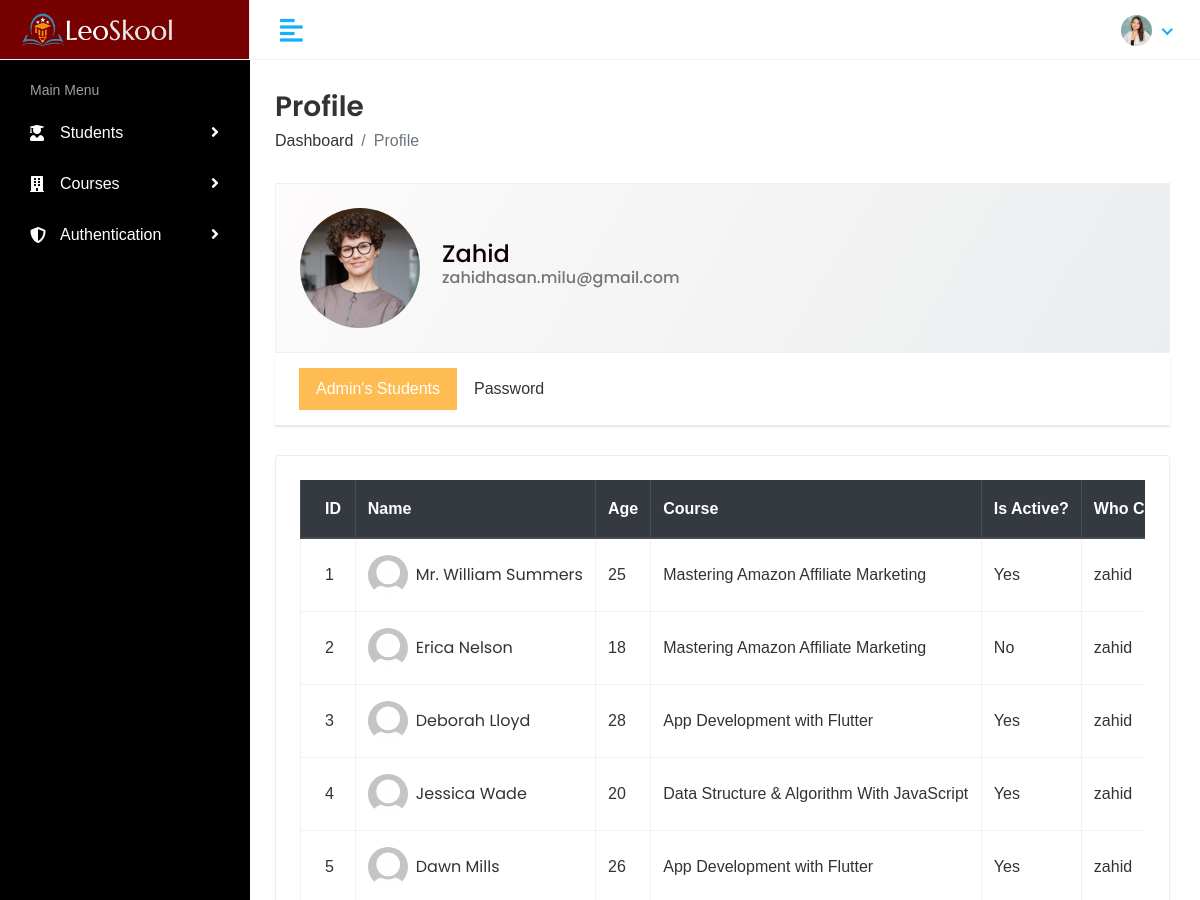
/profile/zahid/ (signed in, upper part), run on an earlier commit of the app's database.
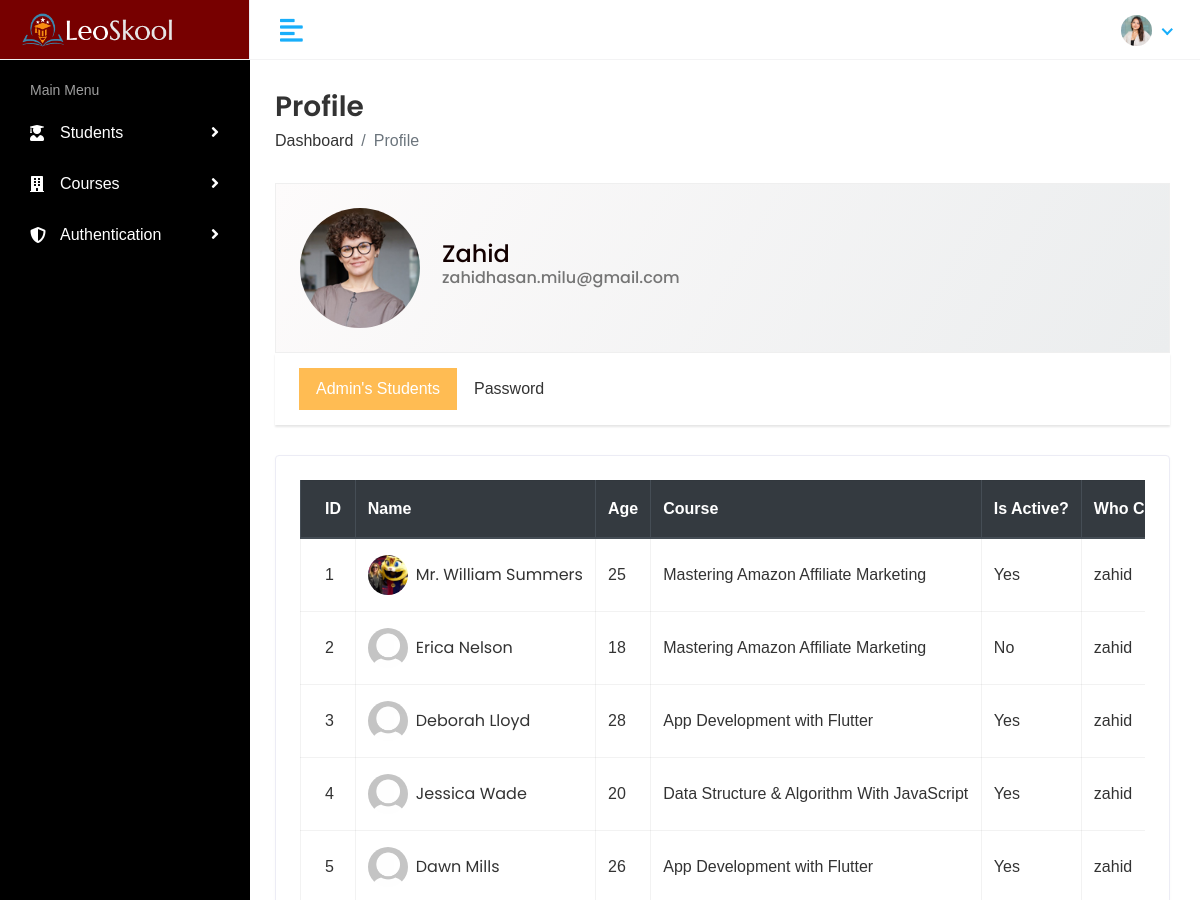
And on a later commit of the database.
### student/models.py (models this page shows, shortened)
class Student(models.Model):
    GENDER_CHOICES = (
        ('Male', 'Male'),
        ('Female', 'Female'),
    )
    COUNTRY_CHOICES = (
        ('Bangladesh', 'Bangladesh'),
        ('United States', 'United States'),
        ('United Kingdom', 'United Kingdom'),
        ('Germany', 'Germany'),
    )
    name = models.CharField(max_length=100)
    email = models.EmailField(unique=True)
    age = models.IntegerField(blank=False,null=False)
    address = models.TextField(max_length=255,blank=True, null=True)
    gender = models.CharField(max_length=10, choices=GENDER_CHOICES, blank=True, null=True)
    nationality = models.CharField(max_length=50, choices=COUNTRY_CHOICES, blank=True, null=True)
    phone = models.CharField(max_length=15)
    course = models.ForeignKey(Course, on_delete=models.CASCADE)
    photo = models.ImageField(upload_to=student_directory_path, default='profile_default.png')
    active = models.BooleanField(default=False)
    user = models.ForeignKey(User, on_delete=models.CASCADE, related_name='user_students')
    created_at = models.DateTimeField(auto_now_add=True)
    updated_at = models.DateTimeField(auto_now=True)

class Course(models.Model):
    name = models.CharField(max_length=100, unique=True)
    duration = models.IntegerField()
    fee = models.IntegerField()
    active = models.BooleanField(default=True)
    image = models.ImageField(upload_to=course_directory_path, default='Course_default.jpg')

### user_auth/views.py (the view)
# urls.py: path('profile/<str:username>/', views.User_Profile.as_view(), name='profile'),
class User_Profile(LoginRequiredMixin,ListView):
    model = Student
    template_name = "user_auth/profile.html"
    context_object_name = "students"  # Makes template code cleaner
    def get_queryset(self):
        username = self.kwargs.get("username")
        self.profile_user = get_object_or_404(User, username=username)  # Store user object
        return Student.objects.filter(user=self.profile_user)
    def get_context_data(self, **kwargs):
        context = super().get_context_data(**kwargs)
        context["profile_user"] = self.profile_user  # Avoid duplicate queries
        return context

### templates/user_auth/profile.html (shortened to what this page needs)
{% extends 'layout/base.html' %}
{% load static %}
{% block content %}
<div class="page-wrapper">
   <div class="content container-fluid">
      <div class="page-header">
         <div class="row">
            <div class="col">
               <h3 class="page-title">Profile</h3>
               <ul class="breadcrumb">
                  <li class="breadcrumb-item"><a href="index.html">Dashboard</a></li>
                  <li class="breadcrumb-item active">Profile</li>
               </ul>
            </div>
         </div>
      </div>
      <div class="row">
         <div class="col-md-12">
            <div class="profile-header">
               <div class="row align-items-center">
                  <div class="col-auto profile-image">
                     <a href="#">
                        <img class="rounded-circle" alt="User Image" src="{% static 'assets/img/profiles/avatar-02.jpg' %}">
                     </a>
                  </div>
                  <div class="col ml-md-n2 profile-user-info">
                     <h4 class="user-name mb-0">{{profile_user.username|capfirst}}</h4>
                     <h6 class="text-muted">{{profile_user.email}}</h6>
                  </div>
               </div>
            </div>
            <div class="profile-menu">
               <ul class="nav nav-tabs nav-tabs-solid">
                  <li class="nav-item">
                     <a class="nav-link active" data-toggle="tab" href="#per_details_tab">{{request.user.username|capfirst}}'s Students</a>
                  </li>
                  <li class="nav-item">
                     <a class="nav-link" data-toggle="tab" href="#password_tab">Password</a>
                  </li>
               </ul>
            </div>
            <div class="tab-content profile-tab-cont">
               <div class="tab-pane fade show active" id="per_details_tab">
                  <div class="row">
                     <div class="col-lg-12">
                        <div id="table-view">
                           <div class="row">
                              <div class="col-sm-12">
                                 <div class="card card-table">
                                    <div class="card-body">
                                       <div class="table-responsive">
                                          <table class="table table-hover table-bordered table-center mb-0 datatable">
                                             <thead class="thead-dark">
                                                <tr>
                                                   <th>ID</th>
                                                   <th>Name</th>
                                                   <th>Age</th>
                                                   <th>Course</th>
                                                   <th>Is Active?</th>
                                                   <th>Who Created</th>
                                                </tr>
                                             </thead>
                                             <tbody>
                                                {% for student in students  %}
                                                   <tr>
                                                      <td>{{ forloop.counter }}</td>
                                                      <td>
                                                         <h2 class="table-avatar">
                                                            <a href="{% url 'student_details' student.id %}" class="avatar avatar-sm mr-2">
                                                               <img class="avatar-img rounded-circle" src="{{ student.photo.url }}" alt="Image">
                                                            </a>
                                                            <a href="{% url 'student_details' student.id %}">{{student.name}}</a>
                                                         </h2>
                                                      </td>
                                                      <td>{{student.age}}</td>
                                                      <td>{{student.course.name}}</td>
                                                      <td>{% if student.active %} Yes {% else %} No {% endif %}</td>
                                                      <td>{{student.user.username}}</td>
                                                   </tr>
                                                {% endfor %}
                                             </tbody>
                                          </table>
                                       </div>
                                    </div>
                                 </div>
                              </div>
                           </div>
                        </div>
                     </div>
                  </div>
               </div>
            </div>
         </div>
      </div>
   </div>
</div>
{% endblock content %}

### templates/layout/base.html (shortened to what this page needs)
<!DOCTYPE html>
<html lang="en">
    {% load static %}
   <head>
      <link rel="stylesheet" href="{% static 'assets/plugins/bootstrap/css/bootstrap.min.css' %}">
      <link rel="stylesheet" href="{% static 'assets/plugins/fontawesome/css/fontawesome.min.css' %}">
      <link rel="stylesheet" href="{% static 'assets/plugins/fontawesome/css/all.min.css' %}">
      <link rel="stylesheet" href="{% static 'assets/css/style.css' %}">
   </head>
   <body>
      <div class="main-wrapper">
         <div class="header">
            <div class="header-left">
               <a href="{% url 'index' %}" class="logo">
               <img src="{% static 'assets/img/logo.png' %}" alt="Logo">
               </a>
            </div>
            <a href="javascript:void(0);" id="toggle_btn">
            <i class="fas fa-align-left"></i>
            </a>
            <ul class="nav user-menu">
               <li class="nav-item dropdown has-arrow">
                  <a href="#" class="dropdown-toggle nav-link" data-toggle="dropdown">
                  <span class="user-img"><img class="rounded-circle" src="{% static 'assets/img/profiles/avatar-01.jpg' %}" width="31" alt="Ryan Taylor"></span>
                  </a>
               </li>
            </ul>
         </div>
         {% include 'layout/sidebar.html' %}
         {% block content %}
         {% endblock content %}
      </div>
   </body>
</html>

### templates/layout/sidebar.html (shortened to what this page needs)
{% load static %}
<div class="sidebar" id="sidebar">
   <div class="sidebar-inner slimscroll">
      <div id="sidebar-menu" class="sidebar-menu">
         <ul>
            <li class="menu-title">
               <span>Main Menu</span>
            </li>
            <li class="submenu">
               <a href="#"><i class="fas fa-user-graduate"></i> <span> Students</span> <span
                     class="menu-arrow"></span></a>
            </li>
            <li class="submenu">
               <a href="#"><i class="fas fa-building"></i> <span> Courses</span> <span class="menu-arrow"></span></a>
            </li>
            <li class="submenu">
               <a href="#"><i class="fas fa-shield-alt"></i> <span> Authentication </span> <span
                     class="menu-arrow"></span></a>
            </li>
         </ul>
      </div>
   </div>
</div>

What changed in the data, as far as the page shows it:
changed Student "Mr. William Summers": photo: picture added in place of a placeholder
